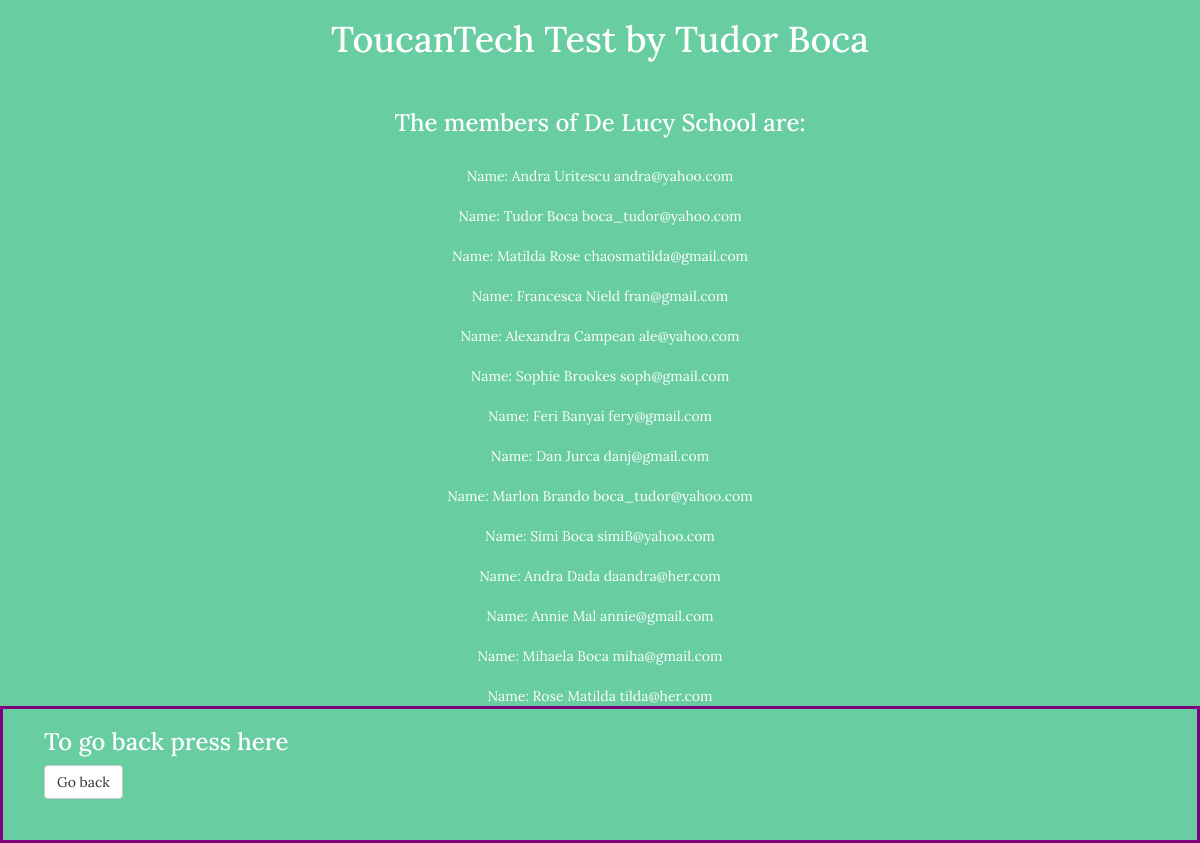
The page /ToucanTech_Test/school3.php on the database its author committed.
### tables this page shows
CREATE TABLE `members` (
  `MemberID` int(11) NOT NULL,
  `Name` varchar(100) NOT NULL,
  `Email` varchar(100) NOT NULL,
  `SchoolID` int(11) NOT NULL
);

### ToucanTech_Test/school3.php (the view, shortened to what this page needs)
<!DOCTYPE html>
<html lang="en">
<head>
    <link href="css/bootstrap.min.css" rel="stylesheet">
    <link href="css/style.css" rel="stylesheet" type="text/css" >
</head>
<body id="page-top">
<div id="intro">
   <h1> ToucanTech Test by Tudor Boca</h1>
   <br>
   <h3>The members of De Lucy School are: </h3>
<?php
require "initapp.php";
$sql = "SELECT Name, Email FROM Members WHERE SchoolID=3";
$result = $conn->query($sql);
if ($result->num_rows > 0) {
     while($row = $result->fetch_assoc()) {
         echo "<br> Name: ". $row["Name"]. " " . $row["Email"] . "<br>";
     }
} else {
     echo "0 results";
}
?>
</div>
<div id="adduser">
  <h3>To go back press here</h3> <a href="index.php" class="btn btn-default">Go back</a>
</div>
</body>
</html>

### ToucanTech_Test/css/style.css (style rules this page uses)
body { width: 100%; height: 100%; font-family: "Lora", "Helvetica Neue", Helvetica, Arial, sans-serif; color: white; background-color: #68cda1; }
#intro { text-align: center; }
#adduser { border-style: solid; border-color: purple; padding-left: 41px; padding-right: 41px; padding-bottom: 41px; }

### rows shown on the page
members: Name "Andra Uritescu", Email "andra@yahoo.com"
members: Name "Tudor Boca", Email "boca_tudor@yahoo.com"
members: Name "Matilda Rose", Email "chaosmatilda@gmail.com"
members: Name "Francesca Nield", Email "fran@gmail.com"
members: Name "Alexandra Campean", Email "ale@yahoo.com"
members: Name "Sophie Brookes", Email "soph@gmail.com"
members: Name "Feri Banyai", Email "fery@gmail.com"
members: Name "Dan Jurca", Email "danj@gmail.com"
members: Name "Marlon Brando", Email "boca_tudor@yahoo.com"
members: Name "Simi Boca", Email "simiB@yahoo.com"
members: Name "Andra Dada", Email "daandra@her.com"
members: Name "Annie Mal", Email "annie@gmail.com"
members: Name "Mihaela Boca", Email "miha@gmail.com"
members: Name "Rose Matilda", Email "tilda@her.com"
